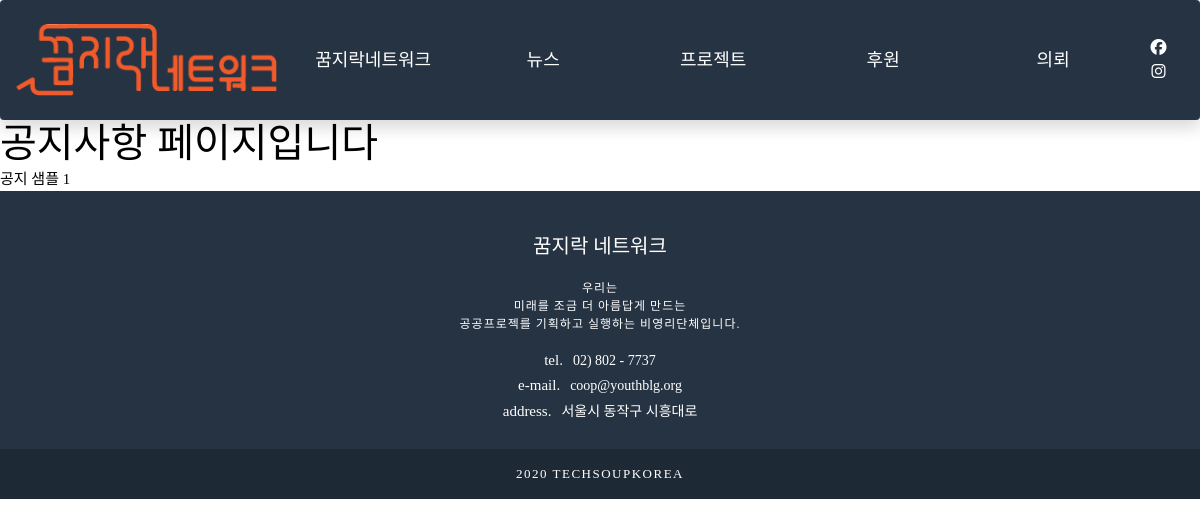
Before: /notice/ with the older database file.
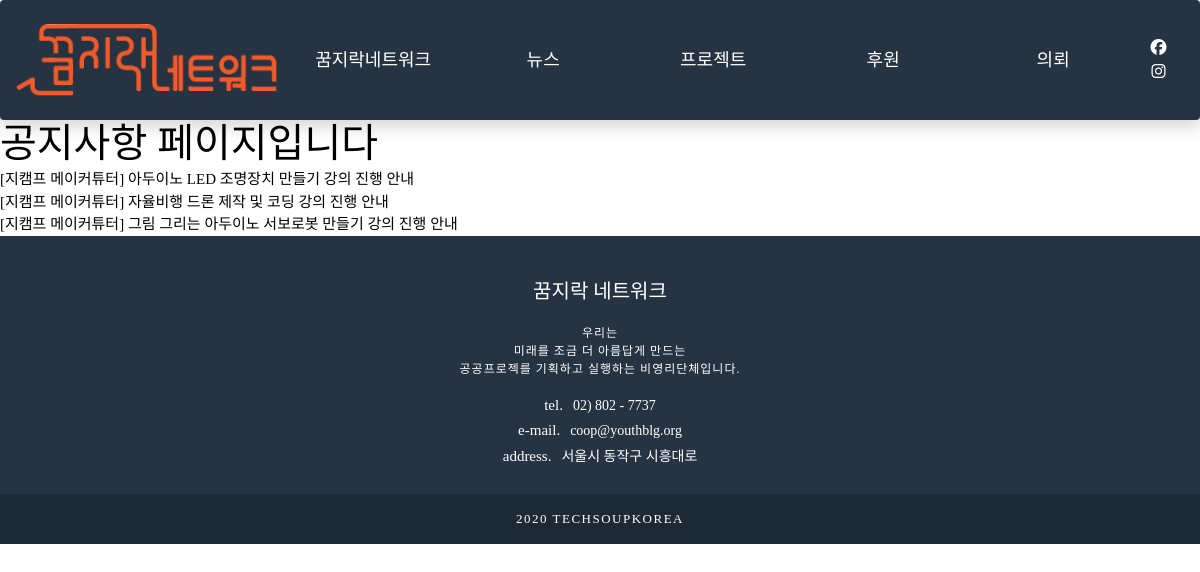
After: the same page with the newer database file.
### community/models.py (models this page shows, shortened)
class Notice(models.Model):
    postname = models.CharField(max_length=50)
    mainphoto = models.ImageField(blank=True, null=True)
    contents = models.TextField()

### community/views.py (the view)
# urls.py: path('notice/', views.notice),
def notice(request):
    noticelist = Notice.objects.all()
    return render(request, 'notice.html', {'noticelist':noticelist})

### community/templates/notice.html
{% extends 'base.html' %}
{% block content %}
<div class="wrap">
    <div class="board">
        <div class="board_container" style='color:black'>
            <h1 style='color:black'>공지사항 페이지입니다</h1>
            <table>
                {% for list in noticelist %}
                    <ul>
                        <li><a href="{{list.pk}}/" style='color:black'>{{list.postname}}</a></li>
                    </ul>
                {% endfor %}
                </table>
        </div>
    </div>
</div>
{% endblock %}

Changed rows visible on the page:
removed Notice: postname "공지 샘플 1"
added Notice: postname "[지캠프 메이커튜터] 아두이노 LED 조명장치 만들기 강의 진행 안내"
added Notice: postname "[지캠프 메이커튜터] 자율비행 드론 제작 및 코딩 강의 진행 안내"
added Notice: postname "[지캠프 메이커튜터] 그림 그리는 아두이노 서보로봇 만들기 강의 진행 안내"
